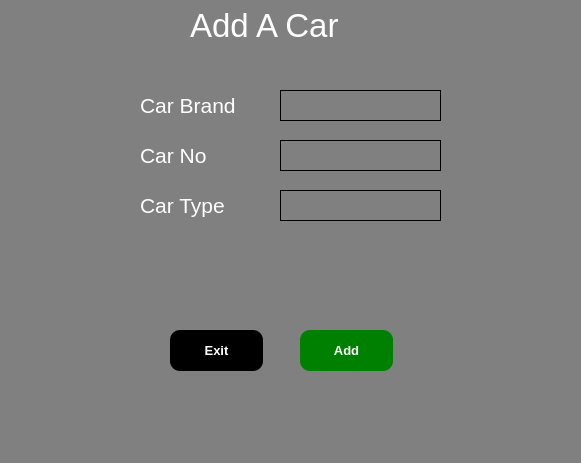
<?xml version="1.0" encoding="UTF-8"?>
<ui version="4.0">
 <class>choosecar</class>
 <widget class="QDialog" name="choosecar">
  <property name="geometry">
   <rect>
    <x>0</x>
    <y>0</y>
    <width>581</width>
    <height>463</height>
   </rect>
  </property>
  <property name="windowTitle">
   <string>Dialog</string>
  </property>
  <property name="styleSheet">
   <string notr="true">background-color: grey;</string>
  </property>
  <widget class="QLineEdit" name="carBrandInput">
   <property name="geometry">
    <rect>
     <x>280</x>
     <y>90</y>
     <width>161</width>
     <height>31</height>
    </rect>
   </property>
   <property name="styleSheet">
    <string notr="true">background-color: transparent; border: 1px solid black;</string>
   </property>
   <property name="text">
    <string/>
   </property>
  </widget>
  <widget class="QLabel" name="chooseCarLbl">
   <property name="geometry">
    <rect>
     <x>190</x>
     <y>0</y>
     <width>191</width>
     <height>51</height>
    </rect>
   </property>
   <property name="font">
    <font>
     <family>MS UI Gothic</family>
     <pointsize>25</pointsize>
    </font>
   </property>
   <property name="styleSheet">
    <string notr="true">color: white;</string>
   </property>
   <property name="text">
    <string>Add A Car</string>
   </property>
  </widget>
  <widget class="QPushButton" name="addButton">
   <property name="geometry">
    <rect>
     <x>300</x>
     <y>330</y>
     <width>93</width>
     <height>41</height>
    </rect>
   </property>
   <property name="font">
    <font>
     <family>MS UI Gothic</family>
     <pointsize>10</pointsize>
     <bold>true</bold>
    </font>
   </property>
   <property name="mouseTracking">
    <bool>true</bool>
   </property>
   <property name="styleSheet">
    <string notr="true">background-color: green;
border: none;
border-radius: 10%;
color: white;</string>
   </property>
   <property name="text">
    <string>Add</string>
   </property>
  </widget>
  <widget class="QPushButton" name="closeButton">
   <property name="geometry">
    <rect>
     <x>170</x>
     <y>330</y>
     <width>93</width>
     <height>41</height>
    </rect>
   </property>
   <property name="font">
    <font>
     <family>MS UI Gothic</family>
     <pointsize>10</pointsize>
     <bold>true</bold>
    </font>
   </property>
   <property name="mouseTracking">
    <bool>true</bool>
   </property>
   <property name="styleSheet">
    <string notr="true">background-color: black;
border: none;
border-radius: 10%;
color: white;</string>
   </property>
   <property name="text">
    <string>Exit</string>
   </property>
  </widget>
  <widget class="QLabel" name="carBrandLbl">
   <property name="geometry">
    <rect>
     <x>140</x>
     <y>80</y>
     <width>121</width>
     <height>51</height>
    </rect>
   </property>
   <property name="font">
    <font>
     <family>MS UI Gothic</family>
     <pointsize>16</pointsize>
    </font>
   </property>
   <property name="styleSheet">
    <string notr="true">color: white;</string>
   </property>
   <property name="text">
    <string>Car Brand</string>
   </property>
  </widget>
  <widget class="QLabel" name="carTypeLbl">
   <property name="geometry">
    <rect>
     <x>140</x>
     <y>180</y>
     <width>121</width>
     <height>51</height>
    </rect>
   </property>
   <property name="font">
    <font>
     <family>MS UI Gothic</family>
     <pointsize>16</pointsize>
    </font>
   </property>
   <property name="styleSheet">
    <string notr="true">color: white;</string>
   </property>
   <property name="text">
    <string>Car Type</string>
   </property>
  </widget>
  <widget class="QListWidget" name="carTypeList">
   <property name="geometry">
    <rect>
     <x>280</x>
     <y>190</y>
     <width>161</width>
     <height>31</height>
    </rect>
   </property>
   <property name="styleSheet">
    <string notr="true">background-color: transparent;
border: 1px solid black;</string>
   </property>
  </widget>
  <widget class="QLineEdit" name="carNumberInput">
   <property name="geometry">
    <rect>
     <x>280</x>
     <y>140</y>
     <width>161</width>
     <height>31</height>
    </rect>
   </property>
   <property name="styleSheet">
    <string notr="true">background-color: transparent; border: 1px solid black;</string>
   </property>
   <property name="text">
    <string/>
   </property>
  </widget>
  <widget class="QLabel" name="carNumberLbl">
   <property name="geometry">
    <rect>
     <x>140</x>
     <y>130</y>
     <width>121</width>
     <height>51</height>
    </rect>
   </property>
   <property name="font">
    <font>
     <family>MS UI Gothic</family>
     <pointsize>16</pointsize>
    </font>
   </property>
   <property name="styleSheet">
    <string notr="true">color: white;</string>
   </property>
   <property name="text">
    <string>Car No</string>
   </property>
  </widget>
 </widget>
 <resources/>
 <connections/>
</ui>
